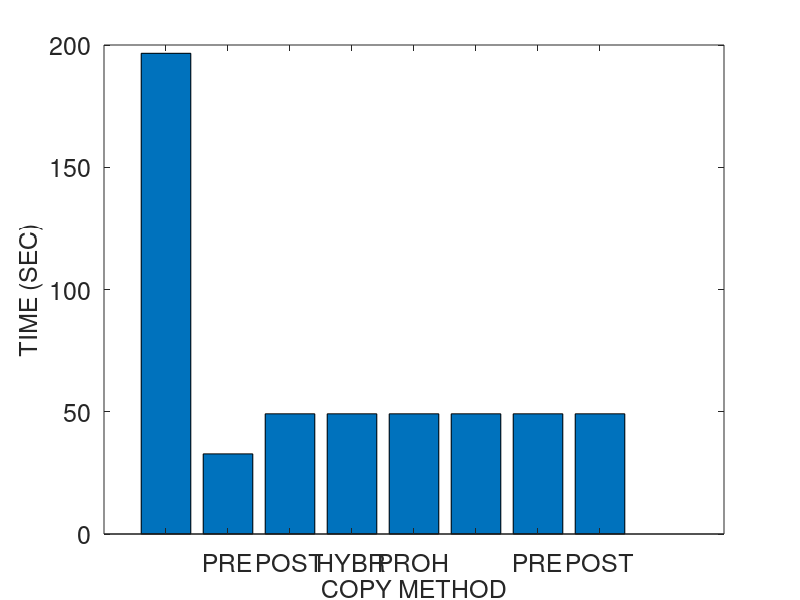
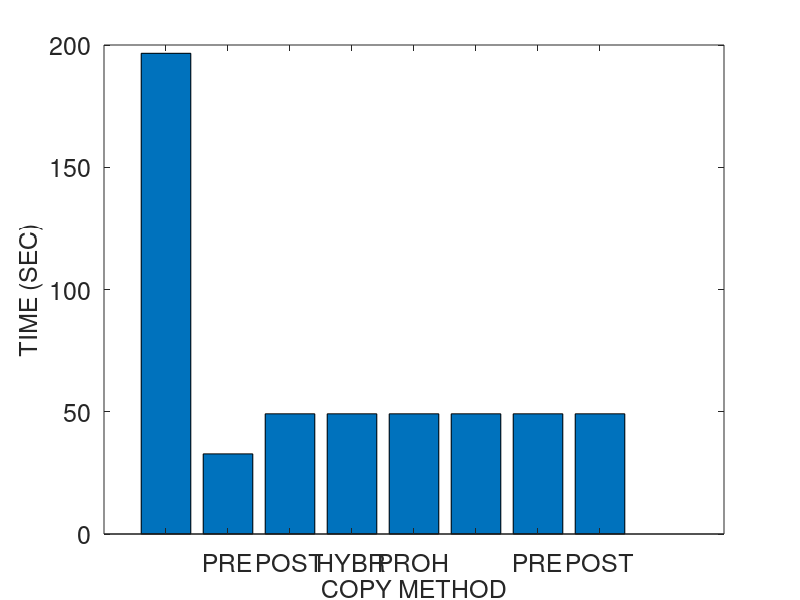
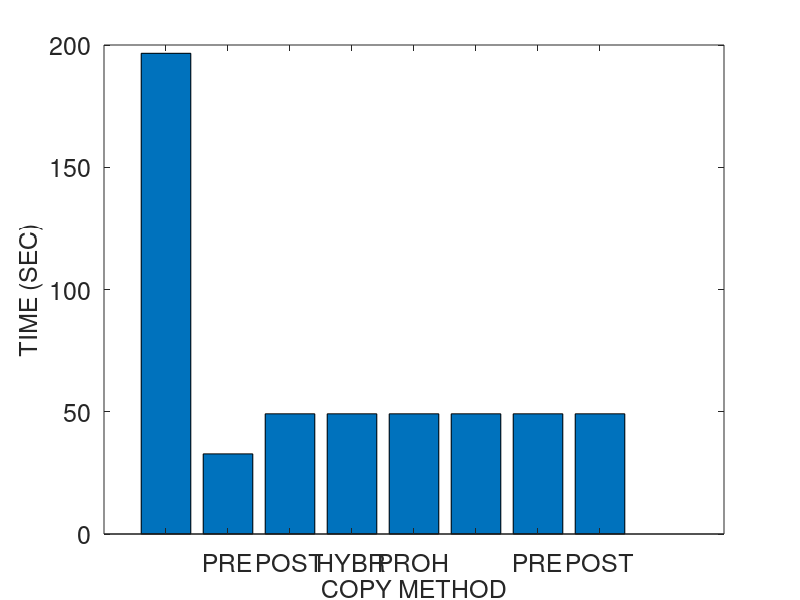
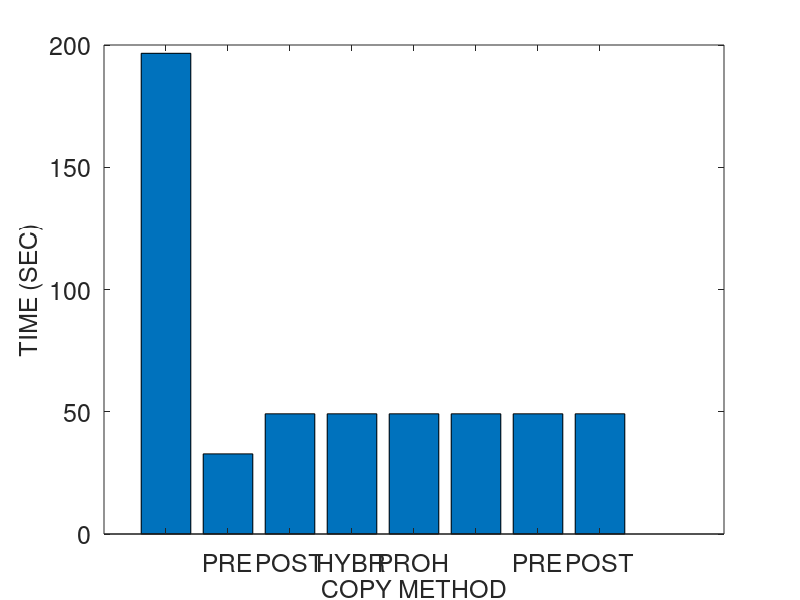

Reproduce these figures in MATLAB, in order.
% basic hybrid copy migration
% memory size in MB
r = 4096
r *= 1024 % convert to KB

% page dirty rate in percent (%): against to total memory pages
readrate = 50
prefix = strcat ("M4G_R", num2str(readrate))
readrate /= 100

dirtyrate = 50 
prefix = strcat (prefix, "_W", num2str(dirtyrate))
dirtyrate /= 100

% prediction accuracy 0 through 1
acc = 1

pagesize = 4 % in KB
numpages = r / pagesize

% delta compression rate
comp = 0.5 

% amount of CPU and device states in KB 
scinfo = 100

% working set size in number of pages
wss = numpages * 0.25

% 0: zero, 1: read, 2: dirtied, 3: inactive data
mem = zeros(1, numpages);

run = 1

%prefix = strcat (prefix, "_acc", num2str(acc), "_r", num2str(run))

% bandwidth in gbps
b = 1000 
b = b * 1024/8 % convert to KB

fontsize = 18
%fontsize = 20

totaltime = 0;
downtime = 0;
totaldata = 0;

A = zeros(4, 3);

%%%%%%%%%%%%%%%%%%%%%%%%%%%%%%
% precopy migration
%%%%%%%%%%%%%%%%%%%%%%%%%%%%%%
fprintf('\n')
disp('==================== Precopy migration ====================')
% iterations
present = numpages * pagesize
iter = 0
while present > 50 && iter < 29 && totaldata < 4*r
	pretime = present / b
	totaltime += pretime
	totaldata += present
	present = numpages * pagesize * dirtyrate 
	%dirts = wss * dirtyrate
	iter += 1
end

% stop-and-copy phase
% stop conditions: 29 iterations, 50 pages, 4 memory size sent
scsent = scinfo + present * pagesize
downtime = scsent / b
totaltime += downtime
totaldata += scsent

% network fault rate
NFR = 0

A (1, 1) = totaltime;
A (1, 2) = downtime;
A (1, 3) = totaldata;

%%%%%%%%%%%%%%%%%%%%%%%%%%%%%%
% postcopy migration
%%%%%%%%%%%%%%%%%%%%%%%%%%%%%%
fprintf('\n')
disp('===================== Postcopy migration ======================')
totaltime = 0;
downtime = 0;
totaldata = 0;

% stop-and-copy phase
scsent = scinfo
downtime = scsent / b
totaltime += downtime
totaldata += scsent

% prepaging (bubbling) and on-demand paging
postsent = r
posttime = postsent/b
totaltime += posttime
totaldata += postsent
% network fault rate
NFR = 0.2

A (2, 1) = totaltime;
A (2, 2) = downtime;
A (2, 3) = totaldata;

%%%%%%%%%%%%%%%%%%%%%%%%%%%%%%
% hybrid copy migration
%%%%%%%%%%%%%%%%%%%%%%%%%%%%%%
fprintf('\n')
disp('==================== Hybrid copy migration ====================')
totaltime = 0;
downtime = 0;
totaldata = 0;

% precopy phase: single iteration
present = r
pretime = present / b
totaltime += pretime
totaldata += present

% stop-and-copy phase
bitmapsize = 500 % KB
scsent = scinfo + bitmapsize
downtime = scsent / b
totaltime += downtime
totaldata += scsent

% postcopy phase: prepaging (bubbling) and on-demand paging
%dirts = wss * dirtyrate
dirts = numpages * dirtyrate
postsent = dirts * pagesize
posttime = postsent/b
totaltime += posttime
totaldata += postsent
% network fault rate
NFR = 0.2

A (3, 1) = totaltime;
A (3, 2) = downtime;
A (3, 3) = totaldata;

%%%%%%%%%%%%%%%%%%%%%%%%%%%%%%
% proactive hybrid copy migration
%%%%%%%%%%%%%%%%%%%%%%%%%%%%%%
%disp(char(10))
fprintf('\n')
disp('=============== Proactive hybrid copy migration ================')

function f = prohybrid(acc)
global wss numpages readrate dirtyrate pagesize b scinfo
global totaltime downtime totaldata

totaltime = 0;
downtime = 0;
totaldata = 0;

% precopy phase
% LRU, PFR

% scan the dirtied pages
% for dirtied pages
% 	mark dirtied (1)
% 	mem(random (1, wss * 0.1))	
%randperm(int64(wss * 0.1));
% for read pages
% 	mark read (2)
% 	mem (random (wss * 0.1, wss * 0.2))

% for pages
% 	predict read/write

% send the pages most likely to be read and least likely to be dirtied
% do not send the pages most likely to be dirtied
% construct queue with the order of p1/p2
%reads = numpages * 0.4 
% total read rate = wss * read_rate = 0.25 * 0.16 = 0.04 (4%)
%read_rate = 0.16
%read_rate = 0.04 % 4% of total memory
% total write rate = wss * write_rate = 0.25 * 0.16 = 0.04 (4%)
%write_rate = 0.16
%write_rate = 0.04 % 4% of total memory
% simple case: readonly pages (RO) - zero dirtied pages 
%RO = 0.3
pred_pages = numpages * readrate * acc

% LRU
% for LRU queue
% 	mark sent
%	insert the pages into cache and perform delta compression

present = pred_pages * pagesize
pretime = present/b
totaltime += pretime
totaldata += present

% stop-and-copy phase
% send the CPU and device states
bitmapsize = 500 % KB
scsent = scinfo + bitmapsize
downtime = scsent/b
totaltime += downtime
totaldata += scsent

% postcopy phase
postsent = (numpages - pred_pages) * pagesize

% exclude the predicted dirtied pages 
pred_dirts = numpages * dirtyrate * acc
postsent = (numpages - pred_pages - pred_dirts) * pagesize
posttime = postsent/b
totaltime += posttime
totaldata += postsent
end

% network fault rate
NFR = 0.2

A (4, 1) = totaltime;
A (4, 2) = downtime;
A (4, 3) = totaldata;

acc = 0.75
prohybrid(acc);
A (5, 1) = totaltime;
A (5, 2) = downtime;
A (5, 3) = totaldata;

acc = 0.5
prohybrid(acc);
A (6, 1) = totaltime;
A (6, 2) = downtime;
A (6, 3) = totaldata;

acc = 0.25
prohybrid(acc);
A (7, 1) = totaltime;
A (7, 2) = downtime;
A (7, 3) = totaldata;

acc = 0
prohybrid(acc);
A (8, 1) = totaltime;
A (8, 2) = downtime;
A (8, 3) = totaldata;

%%%%%%%%%%%%%%%%%%%%%%%%%%%%%%%%%%%%%%%%%%%%%%%%%%%%%%%
%                     plotting
% precopy
% postcopy
% hybrid
% pro-hybrid
%%%%%%%%%%%%%%%%%%%%%%%%%%%%%%%%%%%%%%%%%%%%%%%%%%%%%%%

%prefix = "M4G_R14W14_acc100_r1"
%prefix = strcat ("M4G_R", readrate, "W", dirtyrate, "acc", acc, "r", run)
%prefix = strcat (prefix, "W")
%prefix = strcat (prefix, dirtyrate)

dlmwrite (prefix, A, ' ')

%%%%%%%%%%%%%%%%%%%% total time %%%%%%%%%%%%%%%%%%%%%%
figure;
output = strcat(prefix, ".tt");
%output = prefix
x = ['PRECOPY', 'POSTCOPY', 'HYBRID', 'PRO-HYBRID'];
x = {'', 'PRE', 'POST', 'HYBR', 'PROH', ''};
x = {'', 'PRE', 'POST', 'HYBR', 'PROH'};
%x = 1:1:length(A);
%plot(x, A(:,2)/1000000, x, A(:,3)/1000000, '-.*');
%plot(A(:,2));

%xtics = 1:4:16
%bar(xtics, A(:,1))
bar(A(:,1))
set(gca, 'XTickLabel', x, 'FontSize', fontsize)
xlabel('COPY METHOD', 'FontSize', fontsize);
ylabel('TIME (SEC)', 'FontSize', fontsize);
%legend('PRECOPY', 'POSTCOPY', 'HYBRID', 'PRO-HYBRID');
%bar(x, A(:,1))

saveas (1, strcat(output, ".png"));
saveas (1, strcat(output, ".eps"));
saveas (1, strcat(output, ".emf"));

%%%%%%%%%%%%%%%%%%%% downtime %%%%%%%%%%%%%%%%%%%%%%
figure;
output = strcat(prefix, ".dt");

bar(A(:,2))
set(gca, 'XTickLabel', x, 'FontSize', fontsize)
xlabel('COPY METHOD', 'FontSize', fontsize);
ylabel('TIME (SEC)', 'FontSize', fontsize);

saveas (1, strcat(output, ".png"));
saveas (1, strcat(output, ".eps"));
saveas (1, strcat(output, ".emf"));

%%%%%%%%%%%%%%%%%%%% total data %%%%%%%%%%%%%%%%%%%%%%
figure;
output = strcat(prefix, ".td");

bar(A(:,3))
set(gca, 'XTickLabel', x, 'FontSize', fontsize)
xlabel('COPY METHOD', 'FontSize', fontsize);
ylabel('SIZE (KB)', 'FontSize', fontsize);

saveas (1, strcat(output, ".png"));
saveas (1, strcat(output, ".eps"));
saveas (1, strcat(output, ".emf"));
